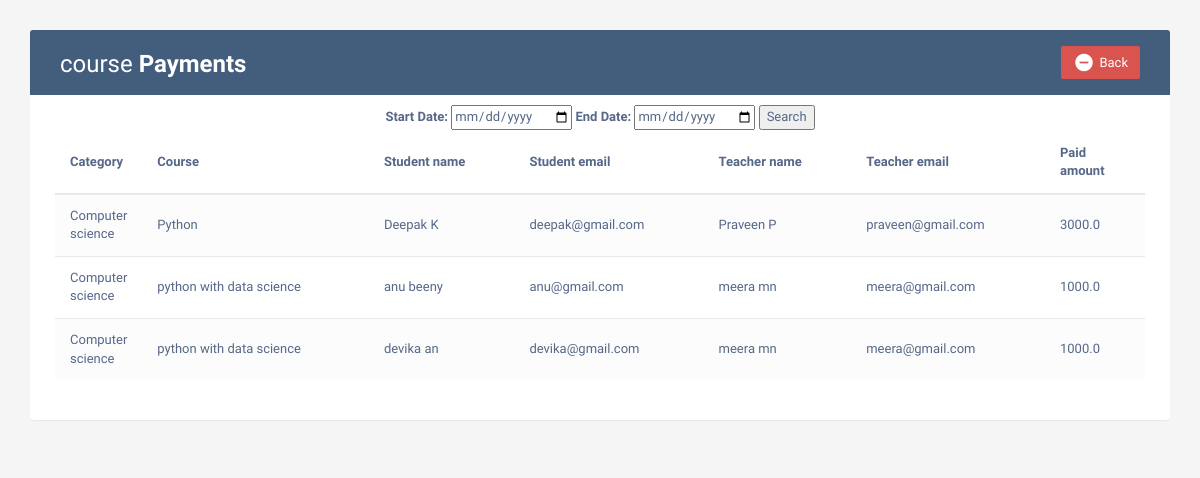
The page /pay_admin on the database its author committed.
### learn/models.py (models this page shows, shortened)
class Enrollment(models.Model):
    Pending_days = models.IntegerField(null=True)
    Enrollment_date = models.DateField(auto_now_add=True, null=True)
    Teacher_response = models.CharField(max_length=200, null=True)
    Course_completion_status = models.CharField(max_length=200, null=True)
    Payment_status = models.CharField(max_length=200, null=True)
    Certificate = models.FileField(null=True)
    notify = models.CharField(max_length=200, null = True)
    enrol_reg = models.ForeignKey(Registration, on_delete=models.SET_NULL, null = True, related_name = 'student_enrolled')
    enrol_tea = models.ForeignKey(Registration, on_delete=models.SET_NULL, null=True, related_name='teacher_teaching')
    enrol_cou = models.ForeignKey(Course, on_delete=models.CASCADE, null=True, related_name='course_enrolled')

class Course(models.Model):
    Course_title = models.CharField(max_length=200, null=True)
    Course_brief = models.TextField(null=True)
    Course_duration = models.IntegerField(null=True)
    Course_fee = models.FloatField(null=True)
    Language = models.CharField(max_length=200, null=True)
    cou_cat = models.ForeignKey(Category, on_delete=models.CASCADE, null=True,related_name = 'Course_to_category')
    cou_reg = models.ForeignKey(Registration, on_delete=models.SET_NULL, null=True, related_name = 'Course_to_registration')

class Category(models.Model):
    Category_title = models.CharField(max_length=200, null=True)
    Image = models.ImageField(null=True)

class Registration(models.Model):
    Password = models.CharField(max_length=200, null=True)
    Registration_date = models.DateField(auto_now_add=True, null=True)
    Num_of_courses_enrolled = models.IntegerField(null=True)
    Num_of_courses_completed = models.IntegerField(null=True)
    Qualification = models.TextField(null=True)
    Introduction_brief = models.TextField(null=True)
    Image = models.ImageField(upload_to='media', null=True)
    Num_of_enrolled_students = models.IntegerField(null=True)
    Average_review_rating = models.IntegerField(null=True)
    Num_of_reviews = models.IntegerField(null=True)
    About_website = models.TextField(null=True)
    Registration_fee = models.IntegerField(null=True)
    User_role = models.CharField(max_length=200, null=True)
    user = models.OneToOneField(User,on_delete = models.CASCADE, null = True)

### learn/views.py (the view)
# urls.py: path('pay_admin', learn.views.pay_admin, name='pay_admin'),
def pay_admin(request):
    pkm = Enrollment.objects.all()
    return render(request, 'pay_admin.html', {'pkm': pkm})

### Template/pay_admin.html (shortened to what this page needs)
<!DOCTYPE html>
<html lang="en">
<head>
<link rel="stylesheet" href="https://maxcdn.bootstrapcdn.com/font-awesome/4.7.0/css/font-awesome.min.css">
<link rel="stylesheet" href="https://maxcdn.bootstrapcdn.com/bootstrap/3.3.7/css/bootstrap.min.css">
</head>
<body id="eventList">
<div class="container">
    <div class="table-wrapper">
        <div class="table-title">
            <div class="row">
                <div class="col-sm-6">
                    <h2>course <b>Payments</b></h2>
                </div>
                <div class="col-sm-6">
                    <a href="{% url 'admin_home' %}" class="btn btn-danger" data-toggle="modal"><i class="material-icons">&#xE15C;</i> <span>Back</span></a>
                </div>
            </div>
        </div>
        <div align="center">
                      <form action="{% url 'payment_between_date_admin' %}" method="GET">
                                    <label for="start_date">Start Date:</label>
                                    <input type="date" id="start_date" name="start_date">
                                    <label for="end_date">End Date:</label>
                                    <input type="date" id="end_date" name="end_date">
                                    <input type="submit" value="Search">
                      </form>
        </div>
        {% if pkm %}
        <table class="table table-striped table-hover">
            <thead>
                <tr>
                      <th>
                         Category
                      </th>
                      <th>
                         Course
                      </th>
                      <th>
                         Student name
                      </th>
                      <th>
                         Student email
                      </th>
                      <th>
                         Teacher name
                      </th>
                      <th>
                         Teacher email
                      </th>
                      <th>
                         Paid amount
                      </th>
                </tr>
            </thead>
            <tbody>
                {% for i in pkm %}
                <tr>
                          <td>
                             {{i.enrol_cou.cou_cat.Category_title}}
                          </td>
                          <td>
                              {{i.enrol_cou.Course_title}}
                          </td>
                          <td>
                              {{i.enrol_reg.user.first_name}} {{i.enrol_reg.user.last_name}}
                          </td>
                           <td>
                              {{i.enrol_reg.user.email}}
                          </td>
                          <td>
                              {{i.enrol_tea.user.first_name}} {{i.enrol_tea.user.last_name}}
                          </td>
                           <td>
                              {{i.enrol_tea.user.email}}
                          </td>
                          <td>
                             {{i.enrol_cou.Course_fee}}
                          </td>
            </tr>
                {% endfor %}
            </tbody>
        </table>
        {% else %}
        <h1> No payment report available </h1>
        {% endif %}
    </div>
</div>
</body>
</html>

### Template/pay_admin.html (style rules this page uses)
body { color: #566787; background: #f5f5f5; font-family: 'Varela Round', sans-serif; font-size: 13px; }
.table-wrapper { background: #fff; padding: 20px 25px; margin: 30px 0; border-radius: 3px; box-shadow: 0 1px 1px rgba(0,0,0,.05); }
.table-title { padding-bottom: 15px; background: #435d7d; color: #fff; padding: 16px 30px; margin: -20px -25px 10px; border-radius: 3px 3px 0 0; }
.table-title h2 { margin: 5px 0 0; font-size: 24px; }
.table-title .btn { color: #fff; float: right; font-size: 13px; border: none; min-width: 50px; border-radius: 2px; border: none; outline: none !important; margin-left: 10px; }
.table-title .btn i { float: left; font-size: 21px; margin-right: 5px; }
.table-title .btn span { float: left; margin-top: 2px; }
table.table tr th, table.table tr td { border-color: #e9e9e9; padding: 12px 15px; vertical-align: middle; }
table.table tr th:first-child { width: 60px; }
table.table tr th:last-child { width: 100px; }
table.table-striped tbody tr:nth-of-type(odd) { background-color: #fcfcfc; }

### rows shown on the page
Enrollment: enrol_cou.cou_cat.Category_title "Computer science", enrol_cou.Course_title "Python", enrol_reg.user.first_name "Deepak", enrol_reg.user.last_name "K", enrol_reg.user.email "deepak@gmail.com", enrol_tea.user.first_name "Praveen", enrol_tea.user.last_name "P", enrol_tea.user.email "praveen@gmail.com", enrol_cou.Course_fee "3000.0"
Enrollment: enrol_cou.cou_cat.Category_title "Computer science", enrol_cou.Course_title "python with data science", enrol_reg.user.first_name "anu", enrol_reg.user.last_name "beeny", enrol_reg.user.email "anu@gmail.com", enrol_tea.user.first_name "meera", enrol_tea.user.last_name "mn", enrol_tea.user.email "meera@gmail.com", enrol_cou.Course_fee "1000.0"
Enrollment: enrol_cou.cou_cat.Category_title "Computer science", enrol_cou.Course_title "python with data science", enrol_reg.user.first_name "devika", enrol_reg.user.last_name "an", enrol_reg.user.email "devika@gmail.com", enrol_tea.user.first_name "meera", enrol_tea.user.last_name "mn", enrol_tea.user.email "meera@gmail.com", enrol_cou.Course_fee "1000.0"
